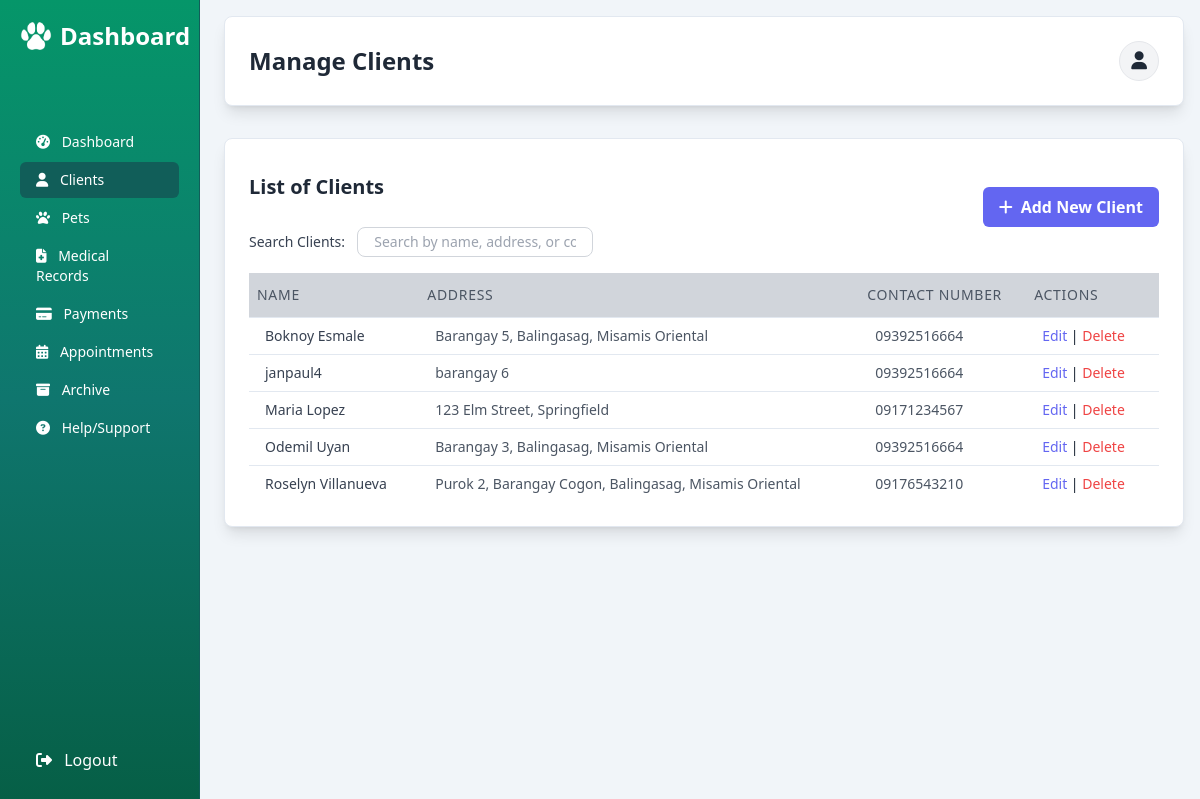
Page /clients.php (signed in) on the committed database.
### tables this page shows
CREATE TABLE `client` (
  `client_id` int(11) NOT NULL,
  `client_name` varchar(100) DEFAULT NULL,
  `client_address` text DEFAULT NULL,
  `client_contact_number` varchar(15) DEFAULT NULL,
  `status` tinyint(1) NOT NULL DEFAULT 1,
  `updated_at` timestamp NULL DEFAULT NULL
);

### functions/clients-handler.php (called while the page is built, shortened)
<?php
require_once './functions/logs.php';
try {
    $stmt = $pdo->prepare("SELECT * FROM Client WHERE status = 1 ORDER BY client_name ASC");
    $stmt->execute();
    $clients = $stmt->fetchAll(PDO::FETCH_ASSOC);
} catch (PDOException $e) {
    $error = "Database error: " . $e->getMessage();
    error_log("Database error in fetching clients: " . $e->getMessage());
    $clients = [];
}

### clients.php (the view, shortened to what this page needs)
<?php
require_once __DIR__ . '/functions/clients-handler.php';
?>
<!DOCTYPE html>
<html lang="en">
<head>
    <link rel="stylesheet" href="Assets/FontAwsome/css/all.min.css">
    <script src="https://cdn.tailwindcss.com"></script>
</head>
<body class="bg-slate-100 min-h-screen text-gray-800">
    <aside id="sidebar" class="fixed inset-y-0 left-0 w-[200px] bg-gradient-to-b from-emerald-600 via-teal-700 to-emerald-800 text-white p-5 transform -translate-x-full lg:translate-x-0 transition-transform duration-300 ease-in-out z-40 flex flex-col border-r border-teal-800">
        <div class="flex items-center justify-between mb-6">
            <h2 class="text-xl lg:text-2xl font-semibold flex items-center gap-2">
                <img src="image/MainIconWhite.png" alt="Dashboard" class="w-6 lg:w-8">
                <span class="md:inline">Dashboard</span>
            </h2>
        </div>
        <nav class="flex-grow mt-8 lg:mt-12 space-y-0.5">
            <a href="dashboard.php" class="block text-sm text-white hover:bg-teal-800 px-4 py-2 rounded-md transition-colors">
                <i class="fas fa-tachometer-alt mr-2"></i> Dashboard
            </a>
            <a href="clients.php" class="block text-sm text-white bg-teal-800 px-4 py-2 rounded-md transition-colors">
                <i class="fas fa-user mr-2"></i> Clients
            </a>
            <a href="pets.php" class="block text-sm text-white hover:bg-teal-800 px-4 py-2 rounded-md transition-colors">
                <i class="fas fa-paw mr-2"></i> Pets
            </a>
            <a href="medical_records.php" class="block text-sm text-white hover:bg-teal-800 px-4 py-2 rounded-md transition-colors">
                <i class="fas fa-file-medical mr-2"></i> Medical Records
            </a>
            <a href="payment_methods.php" class="block text-sm text-white hover:bg-teal-800 px-4 py-2 rounded-md transition-colors">
                <i class="fas fa-credit-card mr-2"></i> Payments
            </a>
            <a href="appointments.php" class="block text-sm text-white hover:bg-teal-800 px-4 py-2 rounded-md transition-colors">
                <i class="fas fa-calendar-days mr-2"></i> Appointments
            </a>
            <a href="archive.php" class="block text-sm text-white hover:bg-teal-800 px-4 py-2 rounded-md transition-colors">
                <i class="fa-solid fa-box-archive mr-2"></i> Archive
            </a>
            <a href="#" class="block text-sm text-white hover:bg-teal-800 px-4 py-2 rounded-md transition-colors" onclick="toggleModal('vetHelpModal')">
                <i class="fas fa-question-circle mr-2"></i> Help/Support
            </a>
        </nav>
        <div class="pt-4">
            <a href="logout.php" onclick="confirmLogout(event)" class="block text-md text-white hover:bg-red-600 px-4 py-2 rounded-md transition-colors">
                <i class="fas fa-sign-out-alt mr-2"></i> Logout
            </a>
        </div>
    </aside>
    <div class="ml-0 lg:ml-52 p-4 pt-16 lg:pt-4">
        <header class="bg-white shadow-lg rounded-lg text-gray-800 py-4 mb-6 lg:mb-8 p-4 lg:p-6 border border-slate-200">
            <div class="flex justify-between items-center">
                <h1 class="text-xl lg:text-2xl font-bold">Manage Clients</h1>
                <div class="relative inline-block text-left">
                    <button id="profileButton" class="flex items-center justify-center w-10 h-10 bg-gray-100 border border-gray-200 rounded-full hover:bg-gray-200 text-gray-800 text-lg transition-colors">
                        <i class="fas fa-user"></i>
                    </button>
                </div>
            </div>
        </header>
        <main class="bg-white p-4 lg:p-6 rounded-lg shadow-lg border border-slate-200">
            <div class="flex justify-between items-center">
                <h2 class="text-lg sm:text-xl lg:text-xl font-semibold text-gray-800 mb-4">List of Clients</h2>
                <button onclick="showClientModal('add')" class="mt-6 bg-indigo-500 text-white px-4 py-2 font-semibold rounded-md hover:bg-indigo-600 transition-colors text-sm sm:text-base">
                    <i class="fas fa-plus mr-2"></i>Add New Client
                </button>
            </div>
            <form method="GET" class="mb-4">
                <label for="search" class="text-sm font-medium text-gray-700 mr-2">Search Clients:</label>
                <input type="text" name="search" id="search" value="<?= htmlspecialchars($_GET['search'] ?? '') ?>" class="border border-gray-300 rounded-lg px-4 py-1 text-sm focus:ring-2 focus:ring-indigo-400 focus:outline-none" placeholder="Search by name, address, or contact..." onchange="this.form.submit()">
            </form>
            <?php
            $clients = $clients ?? [];
            ?>
            <?php if (count($clients) > 0): ?>
                <div class="table-container">
                    <table class="min-w-full divide-y divide-slate-200">
                        <thead class="bg-gray-300 sticky top-0 z-2">
                            <tr class="border-b border-slate-200">
                                <th class="px-2 py-3 text-left text-xs sm:text-sm font-medium text-gray-600 uppercase tracking-wider min-w-[120px] whitespace-nowrap">Name</th>
                                <th class="px-2 py-3 text-left text-xs sm:text-sm font-medium text-gray-600 uppercase tracking-wider min-w-[120px] whitespace-nowrap">Address</th>
                                <th class="px-2 py-3 text-left text-xs sm:text-sm font-medium text-gray-600 uppercase tracking-wider min-w-[120px] whitespace-nowrap">Contact Number</th>
                                <th class="px-2 py-3 text-left text-xs sm:text-sm font-medium text-gray-600 uppercase tracking-wider min-w-[120px] whitespace-nowrap">Actions</th>
                            </tr>
                        </thead>
                        <tbody class="bg-white divide-y divide-slate-200">
                            <?php foreach ($clients as $client): ?>
                                <tr class="hover:bg-gray-50 transition-colors">
                                    <td class="px-4 py-2 text-sm text-gray-700"><?= htmlspecialchars($client['client_name']) ?></td>
                                    <td class="px-4 py-2 text-sm text-gray-600"><?= htmlspecialchars($client['client_address']) ?></td>
                                    <td class="px-4 py-2 text-sm text-gray-600"><?= htmlspecialchars($client['client_contact_number']) ?></td>
                                    <td class="px-4 py-2 text-sm">
                                        <a href="?edit_client_id=<?= (int)$client['client_id'] ?>" class="text-indigo-500 hover:text-indigo-400 hover:underline">Edit</a> |
                                        <a href="#" onclick="confirmDelete(<?= (int)$client['client_id'] ?>)" class="text-red-500 hover:text-red-400 hover:underline">Delete</a>
                                    </td>
                                </tr>
                            <?php endforeach; ?>
                        </tbody>
                    </table>
                </div>
            <?php else: ?>
                <p class="text-center text-gray-500 text-sm sm:text-base">No clients found.</p>
            <?php endif; ?>
        </main>
    </div>
</body>
</html>

### clients.php (style rules this page uses)
.table-container { overflow-x: auto; }

### rows in the picture
client: client_name "Boknoy Esmale", client_address "Barangay 5, Balingasag, Misamis Oriental", client_contact_number "09392516664"
client: client_name "janpaul4", client_address "barangay 6", client_contact_number "09392516664"
client: client_name "Maria Lopez", client_address "123 Elm Street, Springfield", client_contact_number "09171234567"
client: client_name "Odemil Uyan", client_address "Barangay 3, Balingasag, Misamis Oriental", client_contact_number "09392516664"
client: client_name "Roselyn Villanueva", client_address "Purok 2, Barangay Cogon, Balingasag, Misamis Oriental", client_contact_number "09176543210"
